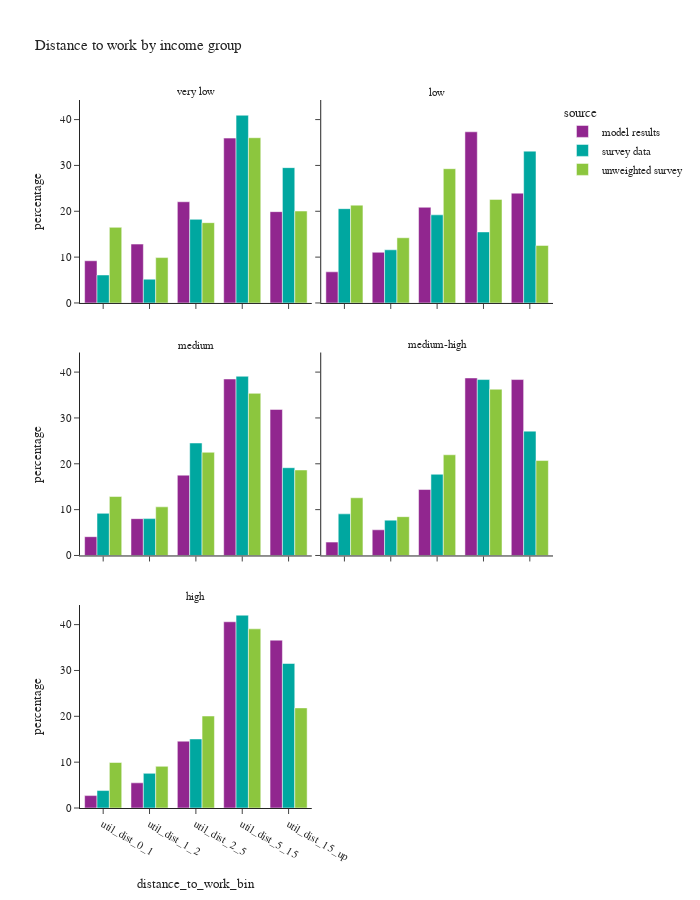

Notebook code cell kept with this figure:
### Code cell
df_plot = per_data.loc[(per_data['is_worker']) & (per_data['distance_to_work_bin'] != float('nan'))].groupby(['source','hhincome_group','distance_to_work_bin'])['person_weight'].sum().reset_index()
df_plot['percentage'] = df_plot.groupby(['source','hhincome_group'], group_keys=False)['person_weight']. \
    apply(lambda x: 100 * x / float(x.sum()))
# df_plot

fig = px.bar(df_plot, x="distance_to_work_bin", y="percentage", color="source",barmode="group",
             facet_col="hhincome_group", facet_col_wrap=2,
             title="Distance to work by income group")
fig.for_each_annotation(lambda a: a.update(text = a.text.split("=")[-1]))
fig.update_layout(height=900, width=700, font=dict(size=11))
fig.show()

### Figure 1 — Plotly figure (JSON) as saved in the notebook; plotly's stock layout.template omitted (floating-point values rounded to 4 significant figures)
{"data": [{"alignmentgroup": "True", "hovertemplate": "source=model results<br>hhincome_group=very low<br>distance_to_work_bin=%{x}<br>percentage=%{y}<extra></extra>", "legendgroup": "model results", "marker": {"color": "#91268F", "pattern": {"shape": ""}}, "name": "model results", "offsetgroup": "model results", "orientation": "v", "showlegend": true, "textposition": "auto", "type": "bar", "x": ["util_dist_0_1", "util_dist_1_2", "util_dist_2_5", "util_dist_5_15", "util_dist_15_up"], "xaxis": "x5", "y": [9.207, 12.84, 22.08, 35.96, 19.92], "yaxis": "y5"}, {"alignmentgroup": "True", "hovertemplate": "source=model results<br>hhincome_group=low<br>distance_to_work_bin=%{x}<br>percentage=%{y}<extra></extra>", "legendgroup": "model results", "marker": {"color": "#91268F", "pattern": {"shape": ""}}, "name": "model results", "offsetgroup": "model results", "orientation": "v", "showlegend": false, "textposition": "auto", "type": "bar", "x": ["util_dist_0_1", "util_dist_1_2", "util_dist_2_5", "util_dist_5_15", "util_dist_15_up"], "xaxis": "x6", "y": [6.793, 11.05, 20.87, 37.34, 23.95], "yaxis": "y6"}, {"alignmentgroup": "True", "hovertemplate": "source=model results<br>hhincome_group=medium<br>distance_to_work_bin=%{x}<br>percentage=%{y}<extra></extra>", "legendgroup": "model results", "marker": {"color": "#91268F", "pattern": {"shape": ""}}, "name": "model results", "offsetgroup": "model results", "orientation": "v", "showlegend": false, "textposition": "auto", "type": "bar", "x": ["util_dist_0_1", "util_dist_1_2", "util_dist_2_5", "util_dist_5_15", "util_dist_15_up"], "xaxis": "x3", "y": [4.096, 8.03, 17.52, 38.5, 31.86], "yaxis": "y3"}, {"alignmentgroup": "True", "hovertemplate": "source=model results<br>hhincome_group=medium-high<br>distance_to_work_bin=%{x}<br>percentage=%{y}<extra></extra>", "legendgroup": "model results", "marker": {"color": "#91268F", "pattern": {"shape": ""}}, "name": "model results", "offsetgroup": "model results", "orientation": "v", "showlegend": false, "textposition": "auto", "type": "bar", "x": ["util_dist_0_1", "util_dist_1_2", "util_dist_2_5", "util_dist_5_15", "util_dist_15_up"], "xaxis": "x4", "y": [2.917, 5.602, 14.39, 38.72, 38.37], "yaxis": "y4"}, {"alignmentgroup": "True", "hovertemplate": "source=model results<br>hhincome_group=high<br>distance_to_work_bin=%{x}<br>percentage=%{y}<extra></extra>", "legendgroup": "model results", "marker": {"color": "#91268F", "pattern": {"shape": ""}}, "name": "model results", "offsetgroup": "model results", "orientation": "v", "showlegend": false, "textposition": "auto", "type": "bar", "x": ["util_dist_0_1", "util_dist_1_2", "util_dist_2_5", "util_dist_5_15", "util_dist_15_up"], "xaxis": "x", "y": [2.705, 5.488, 14.58, 40.62, 36.61], "yaxis": "y"}, {"alignmentgroup": "True", "hovertemplate": "source=survey data<br>hhincome_group=very low<br>distance_to_work_bin=%{x}<br>percentage=%{y}<extra></extra>", "legendgroup": "survey data", "marker": {"color": "#00A7A0", "pattern": {"shape": ""}}, "name": "survey data", "offsetgroup": "survey data", "orientation": "v", "showlegend": true, "textposition": "auto", "type": "bar", "x": ["util_dist_0_1", "util_dist_1_2", "util_dist_2_5", "util_dist_5_15", "util_dist_15_up"], "xaxis": "x5", "y": [6.103, 5.187, 18.24, 40.95, 29.52], "yaxis": "y5"}, {"alignmentgroup": "True", "hovertemplate": "source=survey data<br>hhincome_group=low<br>distance_to_work_bin=%{x}<br>percentage=%{y}<extra></extra>", "legendgroup": "survey data", "marker": {"color": "#00A7A0", "pattern": {"shape": ""}}, "name": "survey data", "offsetgroup": "survey data", "orientation": "v", "showlegend": false, "textposition": "auto", "type": "bar", "x": ["util_dist_0_1", "util_dist_1_2", "util_dist_2_5", "util_dist_5_15", "util_dist_15_up"], "xaxis": "x6", "y": [20.57, 11.6, 19.22, 15.49, 33.12], "yaxis": "y6"}, {"alignmentgroup": "True", "hovertemplate": "source=survey data<br>hhincome_group=medium<br>distance_to_work_bin=%{x}<br>percentage=%{y}<extra></extra>", "legendgroup": "survey data", "marker": {"color": "#00A7A0", "pattern": {"shape": ""}}, "name": "survey data", "offsetgroup": "survey data", "orientation": "v", "showlegend": false, "textposition": "auto", "type": "bar", "x": ["util_dist_0_1", "util_dist_1_2", "util_dist_2_5", "util_dist_5_15", "util_dist_15_up"], "xaxis": "x3", "y": [9.193, 8.04, 24.53, 39.09, 19.14], "yaxis": "y3"}, {"alignmentgroup": "True", "hovertemplate": "source=survey data<br>hhincome_group=medium-high<br>distance_to_work_bin=%{x}<br>percentage=%{y}<extra></extra>", "legendgroup": "survey data", "marker": {"color": "#00A7A0", "pattern": {"shape": ""}}, "name": "survey data", "offsetgroup": "survey data", "orientation": "v", "showlegend": false, "textposition": "auto", "type": "bar", "x": ["util_dist_0_1", "util_dist_1_2", "util_dist_2_5", "util_dist_5_15", "util_dist_15_up"], "xaxis": "x4", "y": [9.076, 7.711, 17.72, 38.37, 27.12], "yaxis": "y4"}, {"alignmentgroup": "True", "hovertemplate": "source=survey data<br>hhincome_group=high<br>distance_to_work_bin=%{x}<br>percentage=%{y}<extra></extra>", "legendgroup": "survey data", "marker": {"color": "#00A7A0", "pattern": {"shape": ""}}, "name": "survey data", "offsetgroup": "survey data", "orientation": "v", "showlegend": false, "textposition": "auto", "type": "bar", "x": ["util_dist_0_1", "util_dist_1_2", "util_dist_2_5", "util_dist_5_15", "util_dist_15_up"], "xaxis": "x", "y": [3.804, 7.558, 15.06, 42.06, 31.52], "yaxis": "y"}, {"alignmentgroup": "True", "hovertemplate": "source=unweighted survey<br>hhincome_group=very low<br>distance_to_work_bin=%{x}<br>percentage=%{y}<extra></extra>", "legendgroup": "unweighted survey", "marker": {"color": "#8CC63E", "pattern": {"shape": ""}}, "name": "unweighted survey", "offsetgroup": "unweighted survey", "orientation": "v", "showlegend": true, "textposition": "auto", "type": "bar", "x": ["util_dist_0_1", "util_dist_1_2", "util_dist_2_5", "util_dist_5_15", "util_dist_15_up"], "xaxis": "x5", "y": [16.5, 9.898, 17.51, 36.04, 20.05], "yaxis": "y5"}, {"alignmentgroup": "True", "hovertemplate": "source=unweighted survey<br>hhincome_group=low<br>distance_to_work_bin=%{x}<br>percentage=%{y}<extra></extra>", "legendgroup": "unweighted survey", "marker": {"color": "#8CC63E", "pattern": {"shape": ""}}, "name": "unweighted survey", "offsetgroup": "unweighted survey", "orientation": "v", "showlegend": false, "textposition": "auto", "type": "bar", "x": ["util_dist_0_1", "util_dist_1_2", "util_dist_2_5", "util_dist_5_15", "util_dist_15_up"], "xaxis": "x6", "y": [21.34, 14.23, 29.29, 22.59, 12.55], "yaxis": "y6"}, {"alignmentgroup": "True", "hovertemplate": "source=unweighted survey<br>hhincome_group=medium<br>distance_to_work_bin=%{x}<br>percentage=%{y}<extra></extra>", "legendgroup": "unweighted survey", "marker": {"color": "#8CC63E", "pattern": {"shape": ""}}, "name": "unweighted survey", "offsetgroup": "unweighted survey", "orientation": "v", "showlegend": false, "textposition": "auto", "type": "bar", "x": ["util_dist_0_1", "util_dist_1_2", "util_dist_2_5", "util_dist_5_15", "util_dist_15_up"], "xaxis": "x3", "y": [12.86, 10.61, 22.51, 35.37, 18.65], "yaxis": "y3"}, {"alignmentgroup": "True", "hovertemplate": "source=unweighted survey<br>hhincome_group=medium-high<br>distance_to_work_bin=%{x}<br>percentage=%{y}<extra></extra>", "legendgroup": "unweighted survey", "marker": {"color": "#8CC63E", "pattern": {"shape": ""}}, "name": "unweighted survey", "offsetgroup": "unweighted survey", "orientation": "v", "showlegend": false, "textposition": "auto", "type": "bar", "x": ["util_dist_0_1", "util_dist_1_2", "util_dist_2_5", "util_dist_5_15", "util_dist_15_up"], "xaxis": "x4", "y": [12.59, 8.467, 21.97, 36.27, 20.71], "yaxis": "y4"}, {"alignmentgroup": "True", "hovertemplate": "source=unweighted survey<br>hhincome_group=high<br>distance_to_work_bin=%{x}<br>percentage=%{y}<extra></extra>", "legendgroup": "unweighted survey", "marker": {"color": "#8CC63E", "pattern": {"shape": ""}}, "name": "unweighted survey", "offsetgroup": "unweighted survey", "orientation": "v", "showlegend": false, "textposition": "auto", "type": "bar", "x": ["util_dist_0_1", "util_dist_1_2", "util_dist_2_5", "util_dist_5_15", "util_dist_15_up"], "xaxis": "x", "y": [9.927, 9.091, 20.06, 39.08, 21.84], "yaxis": "y"}], "layout": {"annotations": [{"font": {}, "showarrow": false, "text": "high", "x": 0.245, "xanchor": "center", "xref": "paper", "y": 0.2867, "yanchor": "bottom", "yref": "paper"}, {"font": {}, "showarrow": false, "text": "medium", "x": 0.245, "xanchor": "center", "xref": "paper", "y": 0.6433, "yanchor": "bottom", "yref": "paper"}, {"font": {}, "showarrow": false, "text": "medium-high", "x": 0.755, "xanchor": "center", "xref": "paper", "y": 0.6433, "yanchor": "bottom", "yref": "paper"}, {"font": {}, "showarrow": false, "text": "very low", "x": 0.245, "xanchor": "center", "xref": "paper", "y": 1.0, "yanchor": "bottom", "yref": "paper"}, {"font": {}, "showarrow": false, "text": "low", "x": 0.755, "xanchor": "center", "xref": "paper", "y": 1.0, "yanchor": "bottom", "yref": "paper"}], "barmode": "group", "font": {"size": 11}, "height": 900, "legend": {"title": {"text": "source"}, "tracegroupgap": 0}, "title": {"text": "Distance to work by income group"}, "width": 700, "xaxis": {"anchor": "y", "domain": [0.0, 0.49], "title": {"text": "distance_to_work_bin"}}, "xaxis2": {"anchor": "y2", "domain": [0.51, 1.0], "matches": "x", "title": {"text": "distance_to_work_bin"}}, "xaxis3": {"anchor": "y3", "domain": [0.0, 0.49], "matches": "x", "showticklabels": false}, "xaxis4": {"anchor": "y4", "domain": [0.51, 1.0], "matches": "x", "showticklabels": false}, "xaxis5": {"anchor": "y5", "domain": [0.0, 0.49], "matches": "x", "showticklabels": false}, "xaxis6": {"anchor": "y6", "domain": [0.51, 1.0], "matches": "x", "showticklabels": false}, "yaxis": {"anchor": "x", "domain": [0.0, 0.2867], "title": {"text": "percentage"}}, "yaxis2": {"anchor": "x2", "domain": [0.0, 0.2867], "matches": "y", "showticklabels": false}, "yaxis3": {"anchor": "x3", "domain": [0.3567, 0.6433], "matches": "y", "title": {"text": "percentage"}}, "yaxis4": {"anchor": "x4", "domain": [0.3567, 0.6433], "matches": "y", "showticklabels": false}, "yaxis5": {"anchor": "x5", "domain": [0.7133, 1.0], "matches": "y", "title": {"text": "percentage"}}, "yaxis6": {"anchor": "x6", "domain": [0.7133, 1.0], "matches": "y", "showticklabels": false}}}
